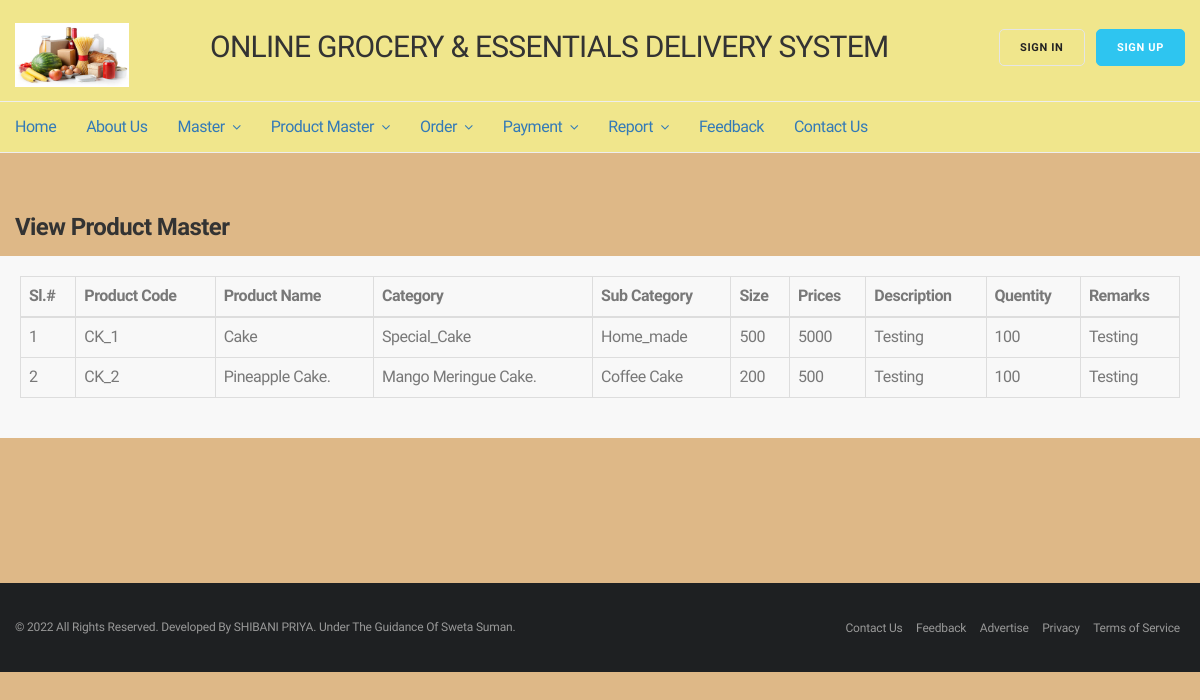
The page /GROCERY/viewProductMaster.php on the database its author committed.
### tables this page shows
CREATE TABLE `product_master` (
  `intProductId` int(11) NOT NULL AUTO_INCREMENT,
  `vchProductCode` varchar(45) DEFAULT NULL,
  `vchProductName` varchar(100) DEFAULT NULL,
  `vchProductCategory` varchar(100) DEFAULT NULL,
  `vchProductSubCategory` varchar(100) DEFAULT NULL,
  `vchSize` varchar(45) DEFAULT NULL,
  `vchPrices` varchar(45) DEFAULT NULL,
  `vchDescription` varchar(500) DEFAULT NULL,
  `vchQuentity` varchar(45) DEFAULT NULL,
  `vchRemarks` varchar(100) DEFAULT NULL,
  PRIMARY KEY (`intProductId`)
);

### GROCERY/viewProductMaster.php (the view, shortened to what this page needs)
<?php
include('config.php');
include("header.php") ?>
<?php
$query = "select * from product_master";
$arrResult = mysqli_query($conn, $query);
?>
<div class="container" id="min-height">
	<div class="row">
		<div class="col-md-12">
			<div class="padding-top-60">
				<h3 class="margin-bottom-15"><b>View Product Master</b></h3>
				<div class="row">
					<div class="col-md-12 col-sm-12 side-newsletter">
						<table class="table table-bordered">
							<thead>
								<tr>
									<th>Sl.#</th>
									<th>Product Code</th>
									<th>Product Name</th>
									<th>Category</th>
									<th>Sub Category</th>
									<th>Size</th>
									<th>Prices</th>
									<th>Description</th>
									<th>Quentity</th>
									<th>Remarks</th>
								</tr>
							</thead>
							<tbody>
								<?php while($rows = $arrResult->fetch_array()){ ?>
								<tr>
									<td><?php echo ++$i; ?></td>
									<td><?php echo $rows['vchProductCode']; ?></td>
									<td><?php echo $rows['vchProductName']; ?></td>
									<td><?php echo $rows['vchProductCategory']; ?></td>
									<td><?php echo $rows['vchProductSubCategory']; ?></td>
									<td><?php echo $rows['vchSize']; ?></td>
									<td><?php echo $rows['vchPrices']; ?></td>
									<td><?php echo $rows['vchDescription']; ?></td>
									<td><?php echo $rows['vchQuentity']; ?></td>
									<td><?php echo $rows['vchRemarks']; ?></td>
								</tr>
								<?php } ?>
							</tbody>
						</table>
					</div>
				</div>
			</div>
		</div>
	</div>
</div>
	<?php include("footer.php") ?>

### GROCERY/css/style.css (style rules this page uses)
body { font-family: 'Hind Vadodara'; font-size: 16px; font-weight: 400; line-height: 22px; color: #787878; letter-spacing: -0.030em; }
h1,h2,h3,h4,h5,h6 { font-family: 'Hind Vadodara'; color: #333333; font-weight: 400; margin: 0; }
h3 { font-size: 24px; line-height: 28px; letter-spacing: -0.025em; }
.container { max-width: 1200px; width: 100%; margin: 0 auto; }
body { position: relative; transition:.4s; left: 0px; }
.side-newsletter { background: #f8f8f8; padding: 20px; }
.margin-bottom-15 { margin-bottom: 15px; }

### GROCERY/viewProductMaster.php (style rules this page uses)
#min-height { min-height: 25em; }

### rows shown on the page
product_master: vchProductCode "CK_1", vchProductName "Cake", vchProductCategory "Special_Cake", vchProductSubCategory "Home_made", vchSize "500", vchPrices "5000", vchDescription "Testing", vchQuentity "100", vchRemarks "Testing"
product_master: vchProductCode "CK_2", vchProductName "Pineapple Cake.", vchProductCategory "Mango Meringue Cake.", vchProductSubCategory "Coffee Cake", vchSize "200", vchPrices "500", vchDescription "Testing", vchQuentity "100", vchRemarks "Testing"
